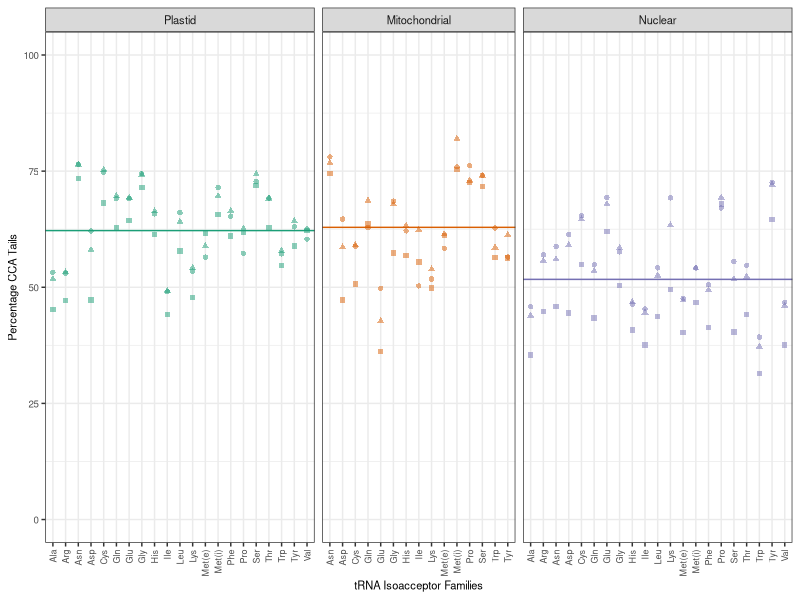
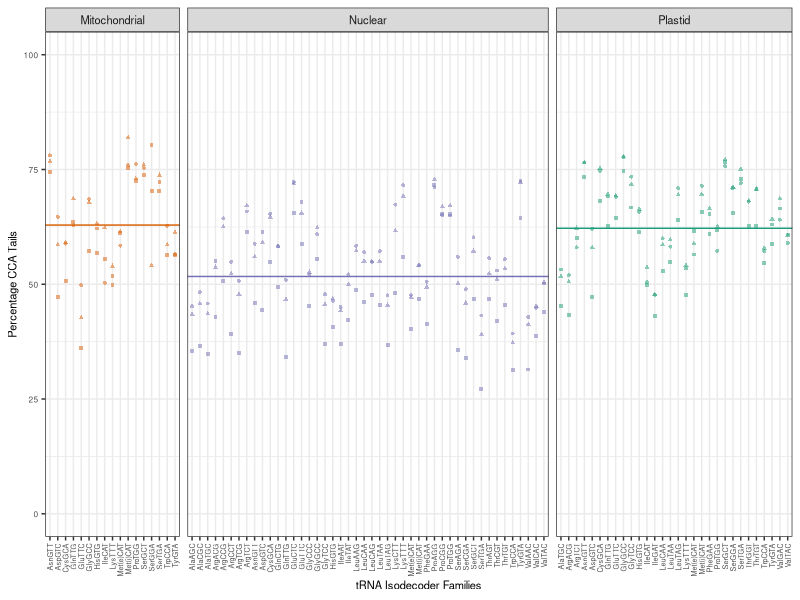

The R script that drew these images, in order:
library(ggplot2)
library (scales)

#Input uses total counts except for 5 pairs of organellar tRNAs with some ambiguous cross-mapping. Used unique counts for these

#mitochondrial-Ath-AsnGTT-183766	plastid-Ath-AsnGTT-171848
#mitochondrial-Ath-AspGTC-171828	plastid-Ath-AspGTC-171849
#mitochondrial-Ath-SerGGA-171839	plastid-Ath-SerGGA-171866
#mitochondrial-Ath-TrpCCA-171842	plastid-Ath-TrpCCA-171871
#mitochondrial-Ath-eMetCAT-171836	plastid-Ath-eMetCAT-171862

AA_data = read.csv("CCA.byAA.csv")

AA_data$Genome = factor(AA_data$Genome, levels=c("Plastid", "Mitochondrial", "Nuclear"))

#these values are from a global summing of all reads from all three libs. They are average CCA% by genome

hline_values = data.frame(Genome=c("Mitochondrial", "Nuclear", "Plastid"), Mean_CCA=c(62.9, 51.7, 62.2))

hline_values$Genome = factor(hline_values$Genome, levels=c("Plastid", "Mitochondrial", "Nuclear"))

ggplot(data=AA_data, aes(x=AA, y=100*CCA/(CCA+CC), color=Genome, shape=as.factor(BioRep))) + geom_point(alpha=0.5) + geom_hline(data=hline_values, aes(yintercept=Mean_CCA, color=Genome)) + theme_bw() + xlab ("tRNA Isoacceptor Families") + ylab ("Percentage CCA Tails") + ylim(c(0,100)) + facet_grid(~Genome, scales="free_x", space="free_x") + scale_color_brewer(palette = "Dark2") + theme(axis.text.x = element_text(angle = 90, vjust = 0.5, hjust=1, size=6.5), axis.text.y = element_text(size=7), legend.position = "none", axis.title=element_text(size=8), strip.text.x = element_text(size = 8))

#output: CCA.byAA.pdf


isodecoder_data=read.csv("CCA.byIsodecoder.csv")


ggplot(data=isodecoder_data, aes(x=Isodecoder, y=100*CCA/(CCA+CC), color=Genome, shape=as.factor(BioRep))) + geom_point(alpha=0.5, size=1) + geom_hline(data=hline_values, aes(yintercept=Mean_CCA, color=Genome)) + theme_bw() + xlab ("tRNA Isodecoder Families") + ylab ("Percentage CCA Tails") + ylim(c(0,100)) + facet_grid(~Genome, scales="free_x", space="free_x") + scale_color_brewer(palette = "Dark2") + theme(axis.text.x = element_text(angle = 90, vjust = 0.5, hjust=1, size=5.25), axis.text.y = element_text(size=6), legend.position = "none", axis.title=element_text(size=8), strip.text.x = element_text(size = 8))

#output: CCA.byIsodecoder.pdf
